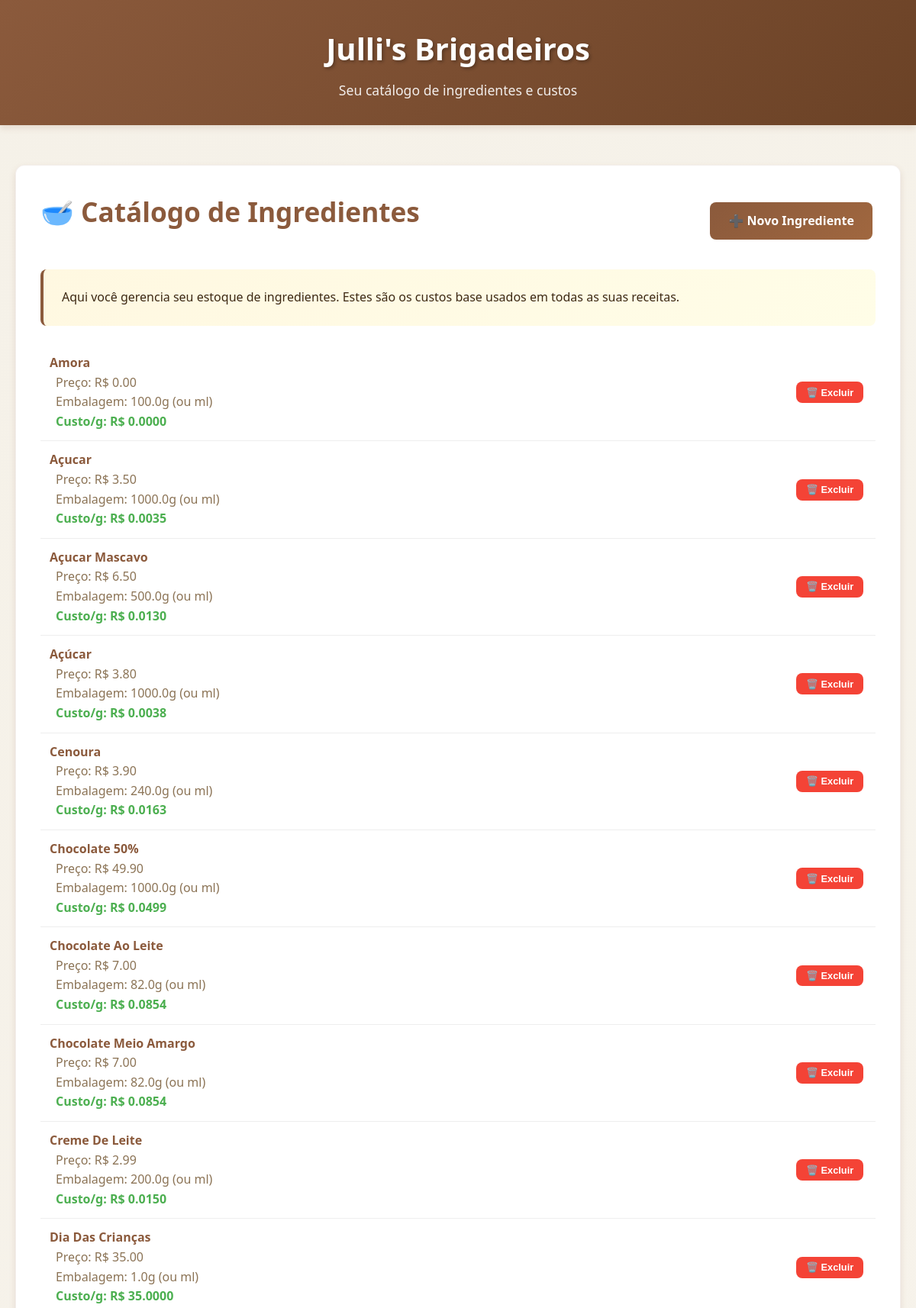
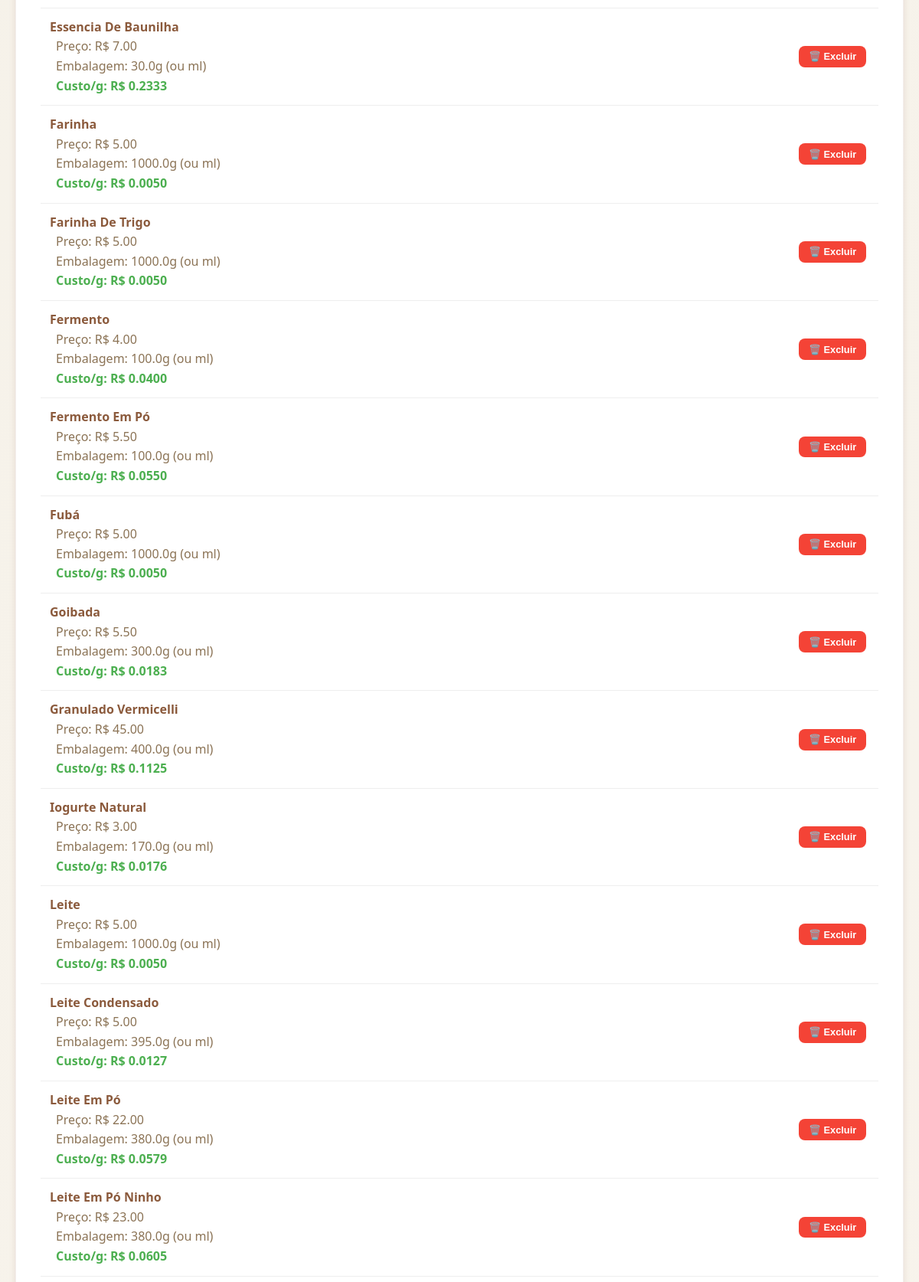
Screenshot of /ingredientes (upper part) with the database file from the repository (2 pictures, top to bottom).
### tables this page shows
CREATE TABLE ingredientes (
            id INTEGER PRIMARY KEY AUTOINCREMENT, nome TEXT UNIQUE NOT NULL, preco_embalagem REAL NOT NULL,
            quant_embalagem REAL NOT NULL, densidade REAL DEFAULT 1.0 );

### main.py (the view)
@app.route("/ingredientes")
def gerir_ingredientes():
    todos_ingredientes = get_todos_ingredientes()
    return render_template('gerir_ingredientes.html', ingredientes=todos_ingredientes)

### main.py (called while the page is built)
def get_db():
    db = getattr(g, '_database', None)
    if db is None:
        db = g._database = sqlite3.connect(DATABASE)
        db.row_factory = sqlite3.Row
    return db

@app.teardown_appcontext
def close_connection(exception):
    db = getattr(g, '_database', None)
    if db is not None:
        db.close()

def get_todos_ingredientes():
    cursor = get_db().cursor()
    cursor.execute("SELECT * FROM ingredientes ORDER BY nome")
    return cursor.fetchall()

@app.context_processor
def utility_processor():
    return dict(
        calcular_custo_total_receita=calcular_custo_total_receita,
        calcular_custo_produto=calcular_custo_produto
    )

### Templates/gerir_ingredientes.html (shortened to what this page needs)
{% extends "base.html" %}
{% block subtitle %}
Seu catálogo de ingredientes e custos
{% endblock %}
{% block content %}
<div class="card">
    <div style="display: flex; justify-content: space-between; align-items: center; flex-wrap: wrap; gap: 1rem;">
        <h1>🥣 Catálogo de Ingredientes</h1>
        <a href="{{ url_for('novo_ingrediente') }}" class="btn btn-primary">➕ Novo Ingrediente</a>
    </div>
    <div class="tip" style="border-left-color: var(--primary-brown);">
        Aqui você gerencia seu estoque de ingredientes. Estes são os custos base usados em todas as suas receitas.
    </div>
    {% if ingredientes %}
    <ul class="item-list">
        {% for ingrediente in ingredientes %}
        <li class="item-list-item">
            <div class="item-info">
                <span class="item-name">{{ ingrediente['nome'] | title }}</span>
                <div class="item-details">
                    Preço: R$ {{ "%.2f"|format(ingrediente['preco_embalagem']) }}
                </div>
                <div class="item-details">
                    Embalagem: {{ ingrediente['quant_embalagem'] }}g (ou ml)
                </div>
                <div class="item-details" style="color: var(--success-green); font-weight: bold;">
                    Custo/g: R$ {{ "%.4f"|format(ingrediente['preco_embalagem'] / ingrediente['quant_embalagem']) }}
                </div>
            </div>
            <div class="item-actions">
                <form action="{{ url_for('excluir_ingrediente_db', ingrediente_id=ingrediente['id']) }}" method="POST" style="display: inline;">
                    <button type="submit" class="btn btn-small btn-danger"
                            onclick="return confirm('Tem a certeza que deseja excluir o ingrediente ' + {{ ingrediente['nome'] | tojson }} + ' do catálogo?')">
                        🗑️ Excluir
                    </button>
                </form>
            </div>
        </li>
        {% endfor %}
    </ul>
    {% else %}
    <div class="empty-state">
        <p>Nenhum ingrediente cadastrado no catálogo. Adicione seu primeiro ingrediente!</p>
    </div>
    {% endif %}
</div>
{% endblock %}

### Static/style.css (style rules this page uses)
:root { --primary-brown: #8B5A3C; --light-cream: #F5F1E8; --dark-brown: #6B4226; --accent-brown: #A0673F; --text-dark: #3D2914; --text-light: #8B7355; --success-green: #4CAF50; --error-red: #F44336; --warning-orange: #FF9800; --shadow-light: 0 2px 4px rgba(139, 90, 60, 0.1); --shadow-medium: 0 4px 8px rgba(139, 90, 60, 0.15); --shadow-heavy: 0 8px 16px rgba(139, 90, 60, 0.2); --border-radius: 8px; --border-radius-large: 12px; }
* { margin: 0; padding: 0; box-sizing: border-box; }
body { font-family: 'Segoe UI', Tahoma, Geneva, Verdana, sans-serif; background: linear-gradient(135deg, var(--light-cream) 0%, #F8F4ED 100%); color: var(--text-dark); line-height: 1.6; min-height: 100vh; }
h1 { color: var(--primary-brown); font-size: 2.2rem; margin-bottom: 1.5rem; text-align: center; font-weight: 600; }
.card { background: white; border-radius: var(--border-radius-large); padding: 2rem; margin-bottom: 2rem; box-shadow: var(--shadow-medium); border: 1px solid rgba(139, 90, 60, 0.1); transition: transform 0.3s ease, box-shadow 0.3s ease; }
.btn { display: inline-block; padding: 0.75rem 1.5rem; border: none; border-radius: var(--border-radius); font-size: 1rem; font-weight: 600; text-decoration: none; cursor: pointer; transition: all 0.3s ease; text-align: center; margin: 0.25rem; }
.btn-primary { background: linear-gradient(135deg, var(--primary-brown) 0%, var(--accent-brown) 100%); color: white; }
.btn-danger { background: var(--error-red); color: white; }
.btn-small { padding: 0.4rem 0.8rem; font-size: 0.8rem; }
.item-list { list-style: none; padding: 0; }
.item-list-item { display: flex; justify-content: space-between; align-items: center; padding: 0.75rem; border-bottom: 1px solid #eee; transition: background-color 0.2s; }
.item-info { flex: 1; }
.item-name { font-weight: 600; color: var(--primary-brown); }
.item-details { color: var(--text-light); margin-left: 0.5rem; }
.item-actions { display: flex; gap: 0.5rem; }
.tip { background: linear-gradient(135deg, #FFF8E1 0%, #FFFDE7 100%); border-left: 4px solid var(--warning-orange); border-radius: var(--border-radius); padding: 1.5rem; margin: 1.5rem 0; }
.card, .recipe-item { animation: fadeIn 0.5s ease-out forwards; }

### rows the page displays
ingredientes: nome "Amora", preco_embalagem "0.00", quant_embalagem "100.0", preco_embalagem+quant_embalagem "0.0000"
ingredientes: nome "Açucar", preco_embalagem "3.50", quant_embalagem "1000.0", preco_embalagem+quant_embalagem "0.0035"
ingredientes: nome "Açucar Mascavo", preco_embalagem "6.50", quant_embalagem "500.0", preco_embalagem+quant_embalagem "0.0130"
ingredientes: nome "Açúcar", preco_embalagem "3.80", quant_embalagem "1000.0", preco_embalagem+quant_embalagem "0.0038"
ingredientes: nome "Cenoura", preco_embalagem "3.90", quant_embalagem "240.0", preco_embalagem+quant_embalagem "0.0163"
ingredientes: nome "Chocolate 50%", preco_embalagem "49.90", quant_embalagem "1000.0", preco_embalagem+quant_embalagem "0.0499"
ingredientes: nome "Chocolate Ao Leite", preco_embalagem "7.00", quant_embalagem "82.0", preco_embalagem+quant_embalagem "0.0854"
ingredientes: nome "Chocolate Meio Amargo", preco_embalagem "7.00", quant_embalagem "82.0", preco_embalagem+quant_embalagem "0.0854"
ingredientes: nome "Creme De Leite", preco_embalagem "2.99", quant_embalagem "200.0", preco_embalagem+quant_embalagem "0.0150"
ingredientes: nome "Dia Das Crianças", preco_embalagem "35.00", quant_embalagem "1.0", preco_embalagem+quant_embalagem "35.0000"
ingredientes: nome "Essencia De Baunilha", preco_embalagem "7.00", quant_embalagem "30.0", preco_embalagem+quant_embalagem "0.2333"
ingredientes: nome "Farinha", preco_embalagem "5.00", quant_embalagem "1000.0", preco_embalagem+quant_embalagem "0.0050"
ingredientes: nome "Farinha De Trigo", preco_embalagem "5.00", quant_embalagem "1000.0", preco_embalagem+quant_embalagem "0.0050"
ingredientes: nome "Fermento", preco_embalagem "4.00", quant_embalagem "100.0", preco_embalagem+quant_embalagem "0.0400"
ingredientes: nome "Fermento Em Pó", preco_embalagem "5.50", quant_embalagem "100.0", preco_embalagem+quant_embalagem "0.0550"
ingredientes: nome "Fubá", preco_embalagem "5.00", quant_embalagem "1000.0", preco_embalagem+quant_embalagem "0.0050"
ingredientes: nome "Goibada", preco_embalagem "5.50", quant_embalagem "300.0", preco_embalagem+quant_embalagem "0.0183"
ingredientes: nome "Granulado Vermicelli", preco_embalagem "45.00", quant_embalagem "400.0", preco_embalagem+quant_embalagem "0.1125"
ingredientes: nome "Iogurte Natural", preco_embalagem "3.00", quant_embalagem "170.0", preco_embalagem+quant_embalagem "0.0176"
ingredientes: nome "Leite", preco_embalagem "5.00", quant_embalagem "1000.0", preco_embalagem+quant_embalagem "0.0050"
ingredientes: nome "Leite Condensado", preco_embalagem "5.00", quant_embalagem "395.0", preco_embalagem+quant_embalagem "0.0127"
ingredientes: nome "Leite Em Pó", preco_embalagem "22.00", quant_embalagem "380.0", preco_embalagem+quant_embalagem "0.0579"
ingredientes: nome "Leite Em Pó Ninho", preco_embalagem "23.00", quant_embalagem "380.0", preco_embalagem+quant_embalagem "0.0605"
